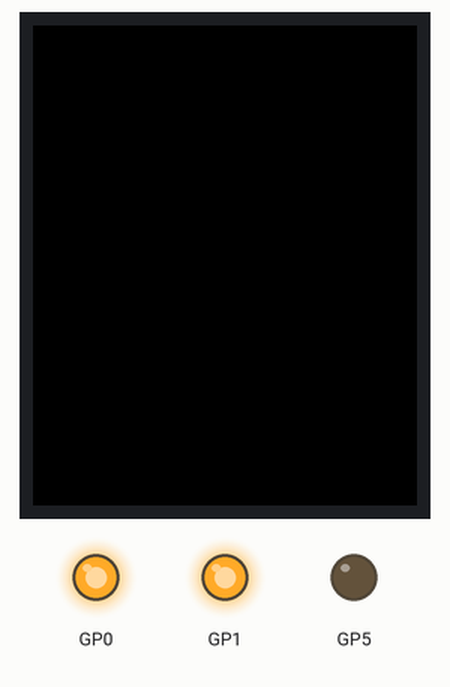
The program below on a simulated Raspberry Pi Pico running MicroPython. Shown: 128×160 colour display, output pins drawn as LEDs (lit = HIGH). Library files of the repository ran but are not shown: ST7735.py, sysfont.py; pins used as bus, display or sensor lines are not drawn. At 14.3 s the program stops and its outputs stay as they are.

Above: at 0.1 s.
Timing chart, 0 to 1.6 s (numbered marks = the images above):
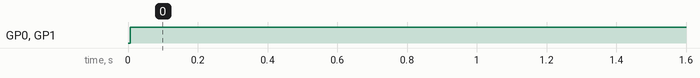

Measured:
- by itself, GP0: LOW → HIGH at 0.01 s
- by itself, GP1: LOW → HIGH at 0.00 s

The program:

graphictest.py
```python
from ST7735 import TFT
from sysfont import sysfont
from machine import SPI,Pin
import time
import math
spi = SPI(0, baudrate=20000000, polarity=0, phase=0, sck=Pin(2), mosi=Pin(3), miso=None)
tft=TFT(spi,0,1,5)
tft.initr()
tft.rgb(True)

def testlines(color):
    tft.fill(TFT.BLACK)
    for x in range(0, tft.size()[0], 6):
        tft.line((0,0),(x, tft.size()[1] - 1), color)
    for y in range(0, tft.size()[1], 6):
        tft.line((0,0),(tft.size()[0] - 1, y), color)
    tft.render()

    tft.fill(TFT.BLACK)
    for x in range(0, tft.size()[0], 6):
        tft.line((tft.size()[0] - 1, 0), (x, tft.size()[1] - 1), color)
    for y in range(0, tft.size()[1], 6):
        tft.line((tft.size()[0] - 1, 0), (0, y), color)
    tft.render()

    tft.fill(TFT.BLACK)
    for x in range(0, tft.size()[0], 6):
        tft.line((0, tft.size()[1] - 1), (x, 0), color)
    for y in range(0, tft.size()[1], 6):
        tft.line((0, tft.size()[1] - 1), (tft.size()[0] - 1,y), color)
    tft.render()

    tft.fill(TFT.BLACK)
    for x in range(0, tft.size()[0], 6):
        tft.line((tft.size()[0] - 1, tft.size()[1] - 1), (x, 0), color)
    for y in range(0, tft.size()[1], 6):
        tft.line((tft.size()[0] - 1, tft.size()[1] - 1), (0, y), color)
    tft.render()

def testfastlines(color1, color2):
    tft.fill(TFT.BLACK)
    for y in range(0, tft.size()[1], 5):
        tft.hline((0,y), tft.size()[0], color1)
    for x in range(0, tft.size()[0], 5):
        tft.vline((x,0), tft.size()[1], color2)
    tft.render()

def testdrawrects(color):
    tft.fill(TFT.BLACK);
    for x in range(0,tft.size()[0],6):
        tft.rect((tft.size()[0]//2 - x//2, tft.size()[1]//2 - x/2), (x, x), color)
    tft.render()

def testfillrects(color1, color2):
    tft.fill(TFT.BLACK);
    for x in range(tft.size()[0],0,-6):
        tft.fillrect((tft.size()[0]//2 - x//2, tft.size()[1]//2 - x/2), (x, x), color1)
        tft.rect((tft.size()[0]//2 - x//2, tft.size()[1]//2 - x/2), (x, x), color2)
    tft.render()


def testfillcircles(radius, color):
    for x in range(radius, tft.size()[0], radius * 2):
        for y in range(radius, tft.size()[1], radius * 2):
            tft.fillcircle((x, y), radius, color)

def testdrawcircles(radius, color):
    for x in range(0, tft.size()[0] + radius, radius * 2):
        for y in range(0, tft.size()[1] + radius, radius * 2):
            tft.circle((x, y), radius, color)
    tft.render()

def testtriangles():
    tft.fill(TFT.BLACK);
    color = 0xF800
    w = tft.size()[0] // 2
    x = tft.size()[1] - 1
    y = 0
    z = tft.size()[0]
    for t in range(0, 15):
        tft.line((w, y), (y, x), color)
        tft.line((y, x), (z, x), color)
        tft.line((z, x), (w, y), color)
        x -= 4
        y += 4
        z -= 4
        color += 100
    tft.render()

def testroundrects():
    tft.fill(TFT.BLACK);
    color = 100
    for t in range(5):
        x = 0
        y = 0
        w = tft.size()[0] - 2
        h = tft.size()[1] - 2
        for i in range(17):
            tft.rect((x, y), (w, h), color)
            x += 2
            y += 3
            w -= 4
            h -= 6
            color += 1100
        color += 100
    tft.render()

def tftprinttest():
    tft.fill(TFT.BLACK);
    v = 30
    tft.text((0, v), "Hello World!", TFT.RED, sysfont, 1, nowrap=True)
    v += sysfont["Height"]
    tft.text((0, v), "Hello World!", TFT.YELLOW, sysfont, 2, nowrap=True)
    v += sysfont["Height"] * 2
    tft.text((0, v), "Hello World!", TFT.GREEN, sysfont, 3, nowrap=True)
    v += sysfont["Height"] * 3
    tft.text((0, v), str(1234.567), TFT.BLUE, sysfont, 4, nowrap=True)
    tft.render()
    time.sleep_ms(1500)
    tft.fill(TFT.BLACK);
    v = 0
    tft.text((0, v), "Hello World!", TFT.RED, sysfont)
    v += sysfont["Height"]
    tft.text((0, v), str(math.pi), TFT.GREEN, sysfont)
    v += sysfont["Height"]
    tft.text((0, v), " Want pi?", TFT.GREEN, sysfont)
    v += sysfont["Height"] * 2
    tft.text((0, v), hex(8675309), TFT.GREEN, sysfont)
    v += sysfont["Height"]
    tft.text((0, v), " Print HEX!", TFT.GREEN, sysfont)
    v += sysfont["Height"] * 2
    tft.text((0, v), "Sketch has been", TFT.WHITE, sysfont)
    v += sysfont["Height"]
    tft.text((0, v), "running for: ", TFT.WHITE, sysfont)
    v += sysfont["Height"]
    tft.text((0, v), str(time.ticks_ms() / 1000), TFT.PURPLE, sysfont)
    v += sysfont["Height"]
    tft.text((0, v), " seconds.", TFT.WHITE, sysfont)
    tft.render()

def test_main():
    tft.fill(TFT.BLACK)
    tft.text((0, 0), "Lorem ipsum dolor sit amet, consectetur adipiscing elit. Curabitur adipiscing ante sed nibh tincidunt feugiat. Maecenas enim massa, fringilla sed malesuada et, malesuada sit amet turpis. Sed porttitor neque ut ante pretium vitae malesuada nunc bibendum. Nullam aliquet ultrices massa eu hendrerit. Ut sed nisi lorem. In vestibulum purus a tortor imperdiet posuere. ", TFT.WHITE, sysfont, 1)
    tft.render()
    time.sleep_ms(1000)

    tftprinttest()
    time.sleep_ms(4000)

    testlines(TFT.YELLOW)
    time.sleep_ms(500)

    testfastlines(TFT.RED, TFT.BLUE)
    time.sleep_ms(500)

    testdrawrects(TFT.GREEN)
    time.sleep_ms(500)

    testfillrects(TFT.YELLOW, TFT.PURPLE)
    time.sleep_ms(500)

    tft.fill(TFT.BLACK)
    testfillcircles(10, TFT.BLUE)
    testdrawcircles(10, TFT.WHITE)
    tft.render()
    time.sleep_ms(500)

    testroundrects()
    time.sleep_ms(500)

    testtriangles()
    time.sleep_ms(500)

test_main()
```

vec2.py
```python
class Vec2:
    __slots__ = ("x", "y")  # saves memory (important on Pico)

    def __init__(self, x, y):
        self.x = x
        self.y = y

    def __add__(self, other):
        if not isinstance(other, Vec2):
            return NotImplemented
        return Vec2(self.x + other.x, self.y + other.y)

    def __sub__(self, other):
        if not isinstance(other, Vec2):
            return NotImplemented
        return Vec2(self.x - other.x, self.y - other.y)

     # --- indexing ---
    def __getitem__(self, index):
        if index == 0:
            return self.x
        elif index == 1:
            return self.y
        raise IndexError("Vec2 index out of range")

    def __setitem__(self, index, value):
        if index == 0:
            self.x = value
        elif index == 1:
            self.y = value
        else:
            raise IndexError("Vec2 index out of range")

    # --- arithmetic ---
    def __add__(self, other):
        if not isinstance(other, Vec2):
            return NotImplemented
        return Vec2(self.x + other.x, self.y + other.y)

    def __sub__(self, other):
        if not isinstance(other, Vec2):
            return NotImplemented
        return Vec2(self.x - other.x, self.y - other.y)

    def __mul__(self, k):
        if isinstance(k, (int, float)):
            return Vec2(self.x * k, self.y * k)
        return NotImplemented

    def __rmul__(self, k):
        return self.__mul__(k)  # supports: 3 * v

    def __truediv__(self, k):
        if isinstance(k, (int, float)):
            if k == 0:
                raise ZeroDivisionError("division by zero")

            x = self.x / k
            y = self.y / k

            # if both results are whole numbers → cast back to int
            if isinstance(self.x, int) and isinstance(self.y, int) and isinstance(k, int):
                if x == int(x) and y == int(y):
                    return Vec2(int(x), int(y))

            return Vec2(x, y)

        return NotImplemented

    def conj(self):
        return Vec2(self.x, -self.y)

    def trans(self):
        return Vec2(self.y, self.x)

    def __itruediv__(self, k):
        if isinstance(k, (int, float)):
            if k == 0:
                raise ZeroDivisionError("division by zero")
            self.x /= k
            self.y /= k
            return self
        return NotImplemented

    def __repr__(self):
        return f"Vec2({self.x}, {self.y})"

    
```
